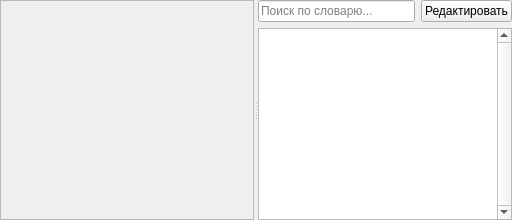
        <widget class="QSplitter" name="splitter">
         <property name="sizePolicy">
          <sizepolicy hsizetype="Expanding" vsizetype="Expanding">
           <horstretch>0</horstretch>
           <verstretch>0</verstretch>
          </sizepolicy>
         </property>
         <property name="orientation">
          <enum>Qt::Horizontal</enum>
         </property>
         <widget class="CActionPropertiesTableView" name="tblAPProps">
          <property name="enabled">
           <bool>false</bool>
          </property>
          <property name="autoScroll">
           <bool>true</bool>
          </property>
          <property name="verticalScrollMode">
           <enum>QAbstractItemView::ScrollPerPixel</enum>
          </property>
          <property name="horizontalScrollMode">
           <enum>QAbstractItemView::ScrollPerPixel</enum>
          </property>
         </widget>
         <widget class="QWidget" name="wgtUserDictionary" native="true">
          <layout class="QGridLayout" name="gridLayout_3">
           <property name="margin">
            <number>0</number>
           </property>
           <item row="0" column="1">
            <widget class="QPushButton" name="btnEditUserDictionary">
             <property name="sizePolicy">
              <sizepolicy hsizetype="Maximum" vsizetype="Fixed">
               <horstretch>0</horstretch>
               <verstretch>0</verstretch>
              </sizepolicy>
             </property>
             <property name="text">
              <string>Редактировать</string>
             </property>
            </widget>
           </item>
           <item row="1" column="0" colspan="2">
            <widget class="CUserDictionaryListView" name="lvUserDictionary">
             <property name="sizePolicy">
              <sizepolicy hsizetype="Preferred" vsizetype="Expanding">
               <horstretch>0</horstretch>
               <verstretch>0</verstretch>
              </sizepolicy>
             </property>
             <property name="focusPolicy">
              <enum>Qt::ClickFocus</enum>
             </property>
             <property name="verticalScrollBarPolicy">
              <enum>Qt::ScrollBarAlwaysOn</enum>
             </property>
             <property name="alternatingRowColors">
              <bool>true</bool>
             </property>
             <property name="selectionMode">
              <enum>QAbstractItemView::NoSelection</enum>
             </property>
             <property name="spacing">
              <number>2</number>
             </property>
             <property name="wordWrap">
              <bool>true</bool>
             </property>
            </widget>
           </item>
           <item row="0" column="0">
            <widget class="QLineEdit" name="edtUserDictionarySearch">
             <property name="placeholderText">
              <string>Поиск по словарю...</string>
             </property>
            </widget>
           </item>
          </layout>
         </widget>
        </widget>
